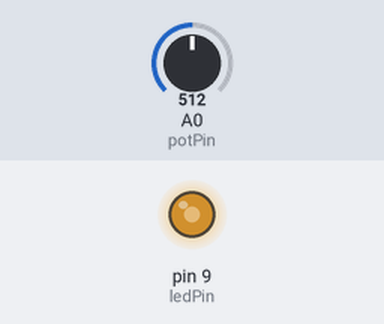
Bench run of a sketch on a simulated Arduino Uno, built with avr-gcc and run on an emulated ATmega328P. On the bench: output pins drawn as LEDs (lit = HIGH). The inputs (shaded band) are chosen by the test bench; at power-on: A0 (potPin) = 512. Random numbers use the default seed unless the sketch sets one.

Above: at 1.29 s.
1.3 s: A0 (potPin) set to 716
At 3.1 s:
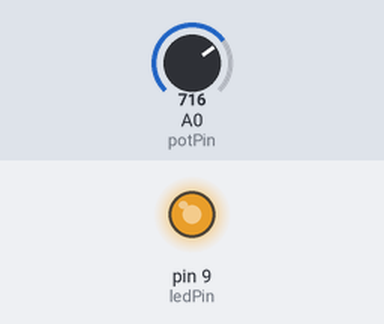
4.3 s: A0 (potPin) set to 511
At 5.16 s:
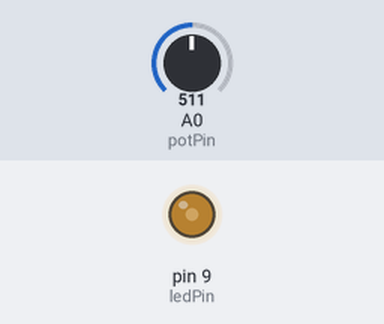
7.3 s: A0 (potPin) set to 306
10.3 s: A0 (potPin) set to 122
At 10.47 s:
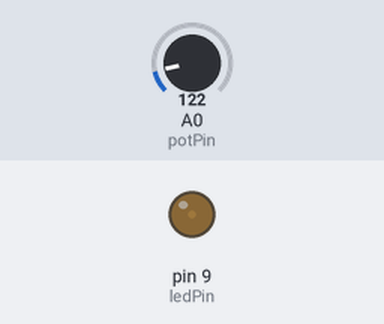
Timing chart, 0 to 14.3 s (numbered marks = the images above; inputs shaded):
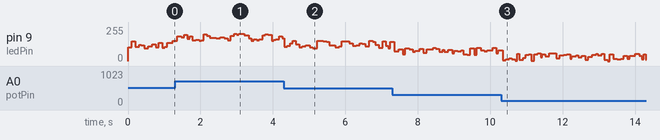

The sketch:

sketch.ino
```cpp
// Day 05 - Fireplace Dimmer
// The potentiometer on A0 sets the brightness of the LED on D9.
// A small random flicker makes it look like a cosy fire.

const int potPin = A0;
const int ledPin = 9;   // PWM pin

void setup() {
  pinMode(ledPin, OUTPUT);
}

void loop() {
  int value = analogRead(potPin);               // 0 - 1023
  int brightness = map(value, 0, 1023, 0, 255); // 0 - 255

  int flicker = random(-30, 30);
  analogWrite(ledPin, constrain(brightness + flicker, 0, 255));

  delay(random(50, 120));
}
```
